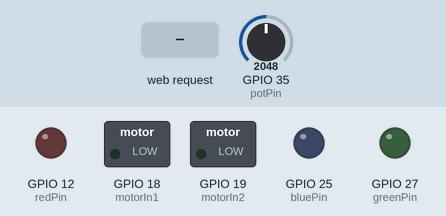
Simulated run of this sketch. Board: ESP32. On the bench: switched loads named in the sketch (green lamp = pin HIGH), output pins drawn as LEDs (lit = HIGH). The test bench sets the inputs (shaded band); at power-on: GPIO 35 (potPin) = 2048. WiFi joins after 1.5 s; servers stay silent unless stated; what the sketch prints to the serial monitor is not drawn.

Above: at 0.0 s.
At 5.7 s:
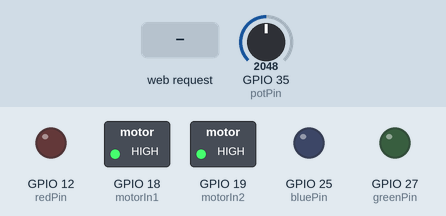
5.8 s: HTTP request GET / received
Timing chart, 0 to 8.8 s (numbered marks = the images above; inputs shaded):
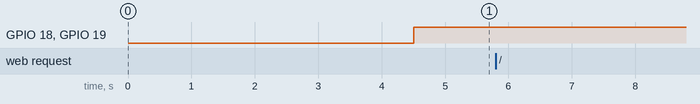

The sketch:

simple_SAP_server.ino
```cpp
/*
  Ogni server ha bisogno di 3 indirizzi specifici:
  - l'indirizzo IP locale, che identifica la scheda fisica;
  - la subnet mask, che identifica in quale piccola rete si trova la scheda
    (trattata come server);
  - il gateway predefinito, che permette di connettere con altre reti, accedendo così
    a internet.
*/
//IPAddress localIP(192,168,1,1);
//IPAddress subnet(255,255,255,0);
//IPAddress gateway(192,168,1,1);

#include <Arduino.h> //con questa libreria si può operare con le stringhe
#include <WiFi.h>
#include <WebServer.h> //libreria per mettere in modalità "Soft AP" (SAP) l'ESP32
#include <WebSocketsServer.h> //libreria per WebSocket
#include <ArduinoJson.h> //libreria per maneggiare i JSON

#include "WebPage.h" //il mio primo header file che contiene il testo raw delle pagine :)
#include "bigFunctions.h" //include le funzioni di invio e ricezione di dati e roba + complessa

//nome della rete (SSID) e password
#define ssid "Pentolo"
#define psw "lorenzo=2007"

//definiamo i pin
#define redPin 12
#define greenPin 27
#define bluePin 25
#define potPin 35

//pin dell'IC L298N mini per il motore
#define motorIn1 18
#define motorIn2 19

#define freq 1000 //frequenza aggiornamento dei valori analogici (l'esp32 funziona così)
#define res 8 //bit di risoluzione del segnale


WebServer server(80); //porta per l'HTTP (80 è di default, la più comune)
WebSocketsServer WebSocket = WebSocketsServer(81); //crea una porta WebSocket (81)


void setup() {

  Serial.begin(115200); //inizia una comunicazione seriale

  //dichiariamo i pin
  pinMode(redPin, OUTPUT);
  pinMode(greenPin, OUTPUT);
  pinMode(bluePin, OUTPUT);
  pinMode(potPin, INPUT);
  //per il motore
  ledcAttach(motorIn1, freq, res);
  ledcAttach(motorIn2, freq, res);

  delay(1000); //cooldown

  WiFi.begin(ssid, psw); //tenta la connessione al wifi, date ssid e password
  Serial.print(F("Connessione a ")); Serial.print(ssid);
  while(WiFi.status() != WL_CONNECTED) { //stampa dei puntini durante la connessione
    Serial.print("."); delay(500);
  }
  Serial.println("");
  /*************************AGG. CASO IN CUI NON SI CONNETTE***************************/

  WiFi.mode(WIFI_STA); //imposta la modalità a STAtionary mode

  //metti la casistica del websocket (ce ne serve solo una perché si manda tutto in un unico file JSON)
  WebSocket.onEvent(WSevent);
  WebSocket.begin(); //inizia la comunicazione websocket
  Serial.println(F("<><><><><><><><> WebSocket avviato <><><><><><><><>"));

  //qui ci sono tutti i casi in cui l'utente si connesse alla scheda tramite la rete (solo 2 lol):
  server.on("/", handleIndex); //alla connessione
  server.onNotFound(handle404); //quando immette una pagina non trovata
  server.begin(); //lancia il server
  Serial.println(F("<><><><><><><><> Server HTTP avviato <><><><><><><><>"));
  Serial.print(F("IP: ")); Serial.println(WiFi.localIP());
  delay(2000); //cooldown

}


//variabili degli oggetti da controllare
bool RState = LOW, GState = LOW, BState = LOW; //stato dei led
int potVal, motorVal = 0; //valore potenziometro 0-4095 e motore -255 - 255
const int maxLedVal = pow(2, res); //calcola il valore massimo del PWM del LED (2^res)
JsonDocument message; //elemento JSON da inviare al client (per ora vuoto)
String JSONtxt = ""; //stringa JSON da inviare al client (per ora vuota)

void loop() {
  //gestisce le richieste server e websocket
  server.handleClient(); WebSocket.loop();
  //Serial.println("Handle avviati");

  getValues(RState, GState, BState, motorVal);
  //Serial.println("Funzione getValues fatta");

  ////////////!!!CREARE UNA FUNZIONE PER QUESTO!!!/////////////

  if(!RState) { //rosso
    digitalWrite(redPin, LOW);
  } else {
    digitalWrite(redPin, HIGH);
  }
  if(!GState) { //verde
    digitalWrite(greenPin, LOW);
  } else {
    digitalWrite(greenPin, HIGH);
  }
  if(!BState) { //blu
    digitalWrite(bluePin, LOW);
  } else {
    digitalWrite(bluePin, HIGH);
  }
  //Serial.println("Controlli agli stati dei led fatti");


  potVal = analogRead(potPin); //legge il valore del potenziometro

  motorGo(motorVal, motorIn1, motorIn2); //attua il valore del motore inviato dalla pagina

  JSONtxt = writeJSONstates(potVal); //funzione in bigFunctions
  //Serial.println(JSONtxt); //(per debuggare lol)

  WebSocket.broadcastTXT(JSONtxt); //manda il messaggio JSON ai client

  delay(100); //cooldown
}

void handleIndex() { //cosa fare quando un client si connette
  server.send(200, "text/html", HTMLIndex);
  Serial.println(F("Nuova connessione al server."));
}

void handle404() { //cosa fare quando la pagina non esiste
  server.send(404, "text/html", HTML404);
  Serial.println(F("Richiesta una pagina inesistente."));
}
```

bigFunctions.h
```cpp
//funzione che legge tutti gli stati e i valori e li trasforma in JSON
//dati da mandare: gli stati dei led e il valore del potenziometro
String writeJSONstates(int potVal) {
  String potStrVal; //stati sottoforma di stringhe (che spreco :/)

  //converti il valore potVal(int) in stringa
  potStrVal = String(potVal);

  //ora si scrive la stringa JSON da inviare
  JsonDocument message;
  message["potValue"] = potStrVal; //il valore del potenziometro

  String JSONtxt;
  serializeJson(message, JSONtxt); //crea il messaggio JSON vero e proprio e lo mette in JSONtxt

  return JSONtxt; //restituisce la stringa
}


//======================================================================================
//======================================================================================


//funzione che controlla una stringa, e in base ad essa scrive lo stato
bool checkHighLow(String str) {
  if(str == "H") {
    return HIGH;
  } else {
    return LOW;
  }
}

//per ricevere messaggi con WebSocket
//ricevo: stati dei led e valore del motore

JsonDocument received;

void WSevent(uint8_t num, WStype_t type, uint8_t *payload, size_t welength) {

  String payloadString = (const char *)payload;

  //*****PER DEBUG DEI DATI CHE SI RICEVONO*****//
  //Serial.print("payloadString= "); Serial.println(payloadString);

  if(type == WStype_TEXT) { //se ricevi del testo dal client:

    //si riceve gli stati dei 3 led e il valore del motore
    deserializeJson(received, payloadString);

  }

}

void getValues(bool &RState, bool &GState, bool &BState, int &motorVal) {
  RState = received["RState"].as<bool>();
  GState = received["GState"].as<bool>();
  BState = received["BState"].as<bool>();
  //Serial.println("stato dei led presi"); //(per debuggare lol)
  motorVal = received["motorVal"].as<int>();
  //Serial.println("valore motore preso"); //(per debuggare lol)
}

/*
- prendi la stringa JSON da WSevent
- deserializzala nella funzione getValues(), che restituisce i valori
*/


//======================================================================================
//======================================================================================


//funzioni per attuare il motore
void motorGo(int motorVal, int motorIn1, int motorIn2) {
  if(motorVal > 0) { //se il valore è >0, è cw
    ledcWrite(motorIn1, motorVal);
    ledcWrite(motorIn2, 0);
  } else if(motorVal < 0) { //se il valore è >0, è ccw
    motorVal *= -1; //ne inverte il segno
    ledcWrite(motorIn2, motorVal);
    ledcWrite(motorIn1, 0);
  } else { //l'unico caso rimasto è se il valore è 0
    ledcWrite(motorIn1, 255); //frena il motore
    ledcWrite(motorIn2, 255);
  }
}
```

Source omitted: WebPage.h (19398 bytes)

Measured:
- after the input at 5.8 s, every drawn part: stays the same
